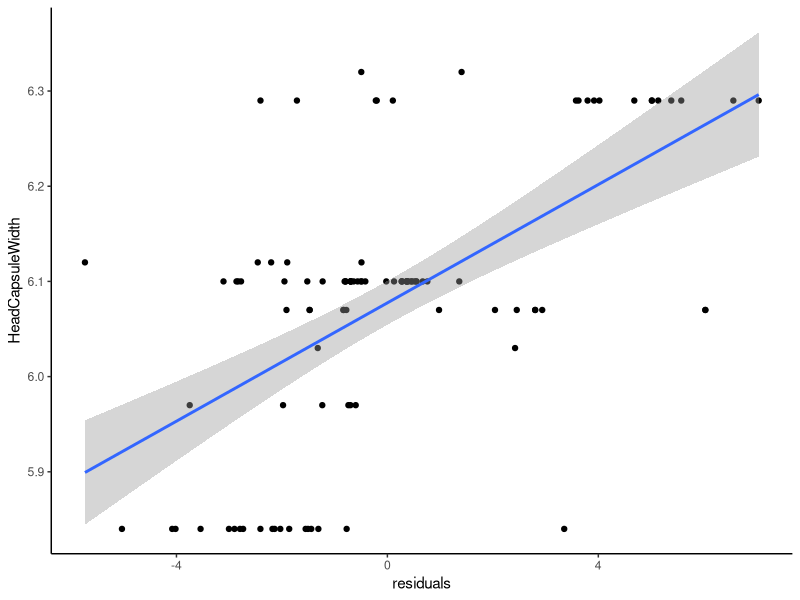
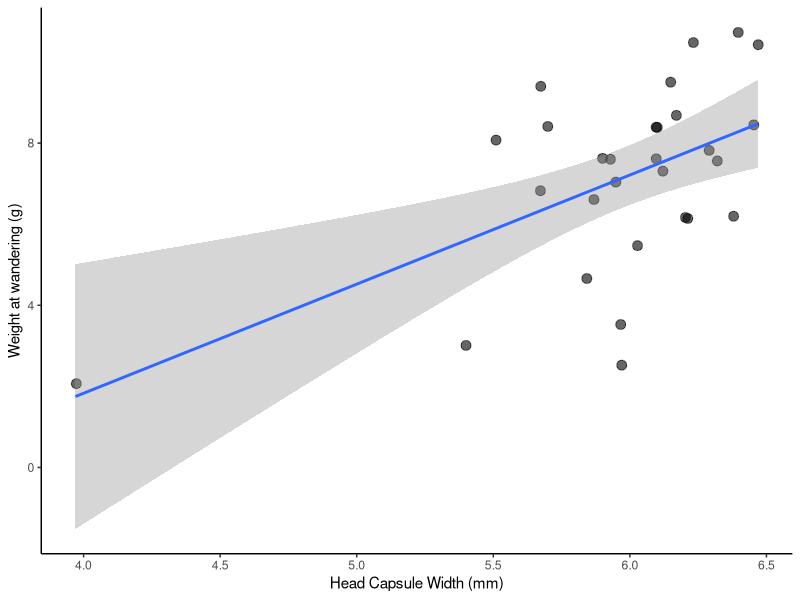
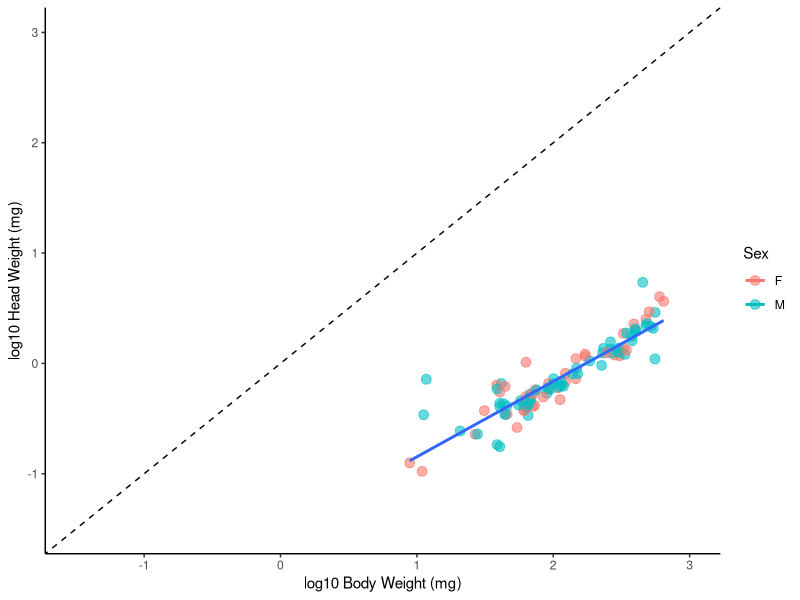
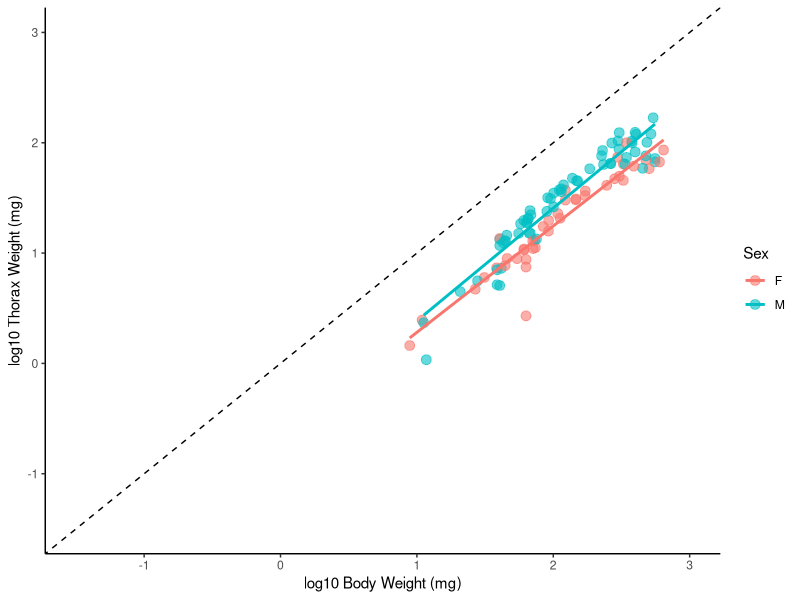
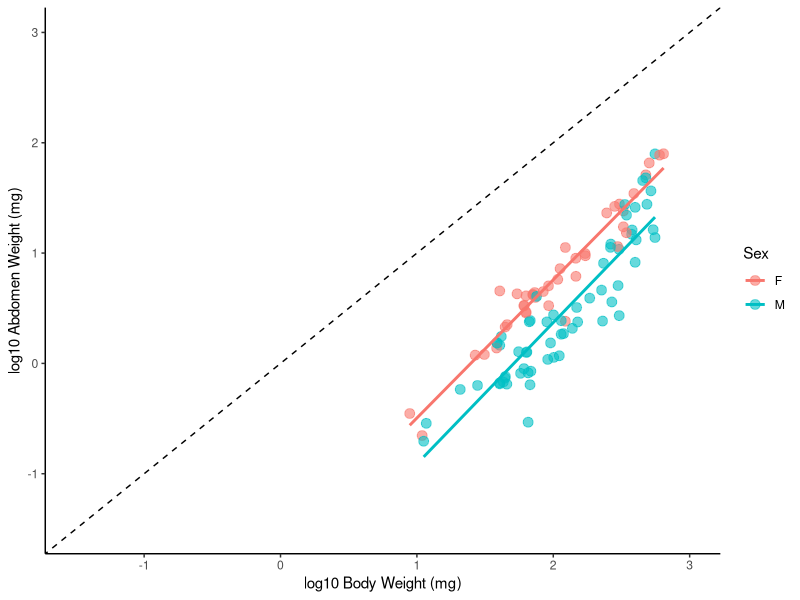
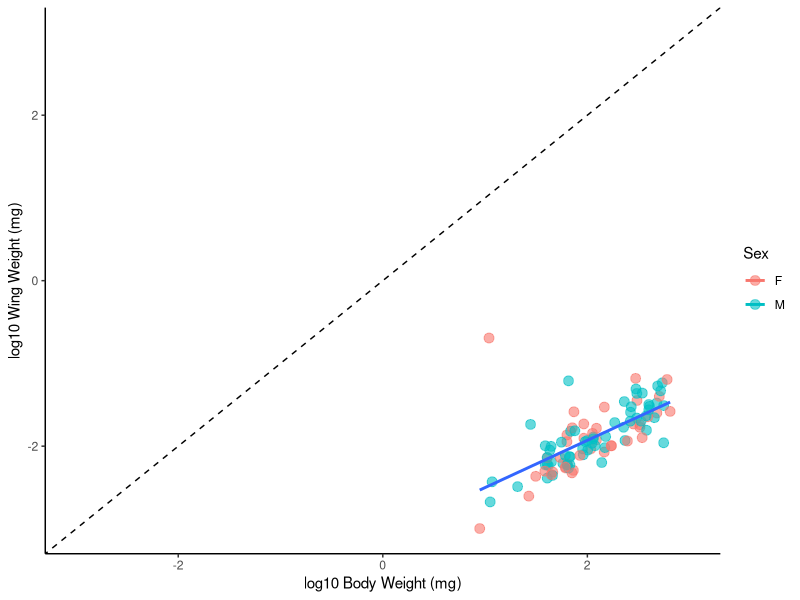
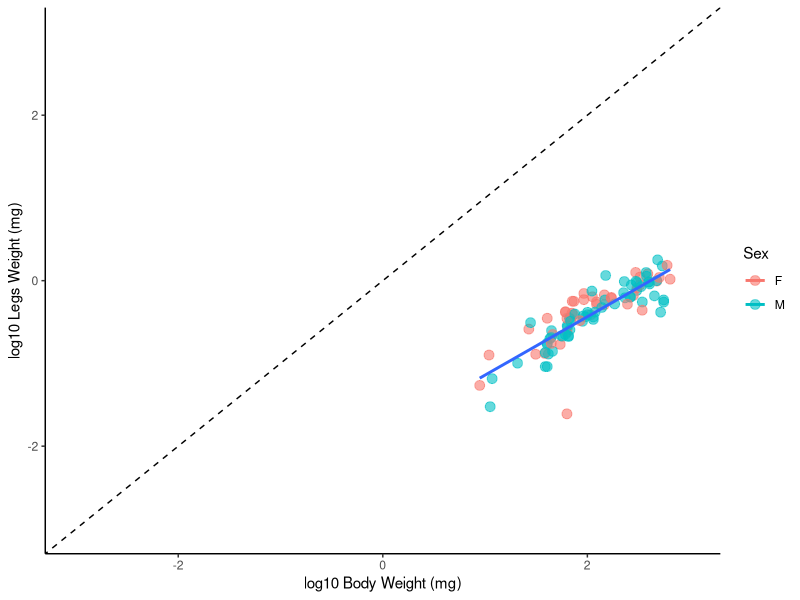
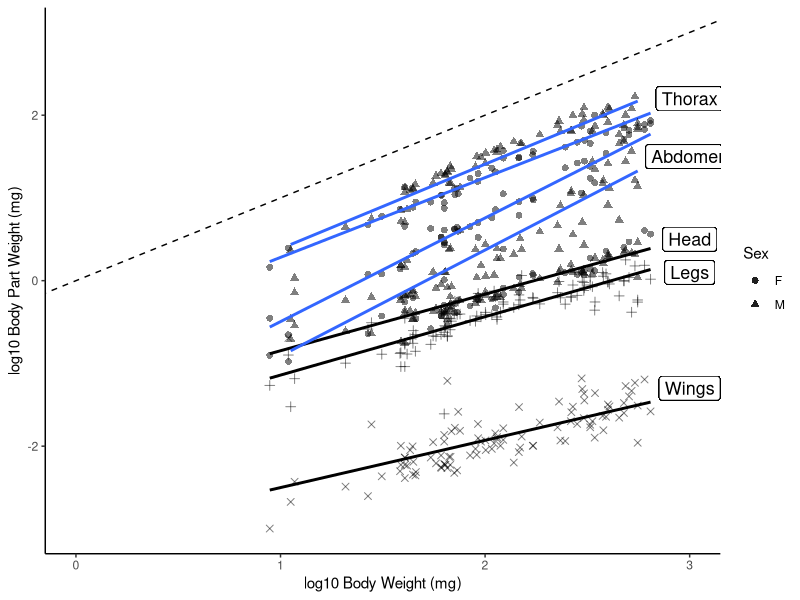

The R source for these figures, in order: (Note: this script raises an error after producing the figures.)
#Tachinid Competitive and Development Project - Data Exploration
#Keaton Wilson
#2018-02-13
#keatonwilson@me.com

#Packages
library(tidyverse)

#Importing the master data file
tach_master = read_csv(file = "Data/TachDataFull.csv")

#Cleaning up a bit
tach_master = tach_master %>%
  select(-SiblingNumber, -NutritionIndex)
tach_master$Sex = factor(tach_master$Sex)

#First steps: 1. Let's get sibling numbers for each group so we can calculate the nutritional index.
siblings = tach_master %>%
  group_by(CaterpillarID) %>%
  summarize(sib_number = max(FlyID))

#left_Join this
tach_master = tach_master %>%
  left_join(siblings)

#Generating a Nutritional Index that is the head capsule width divided by the number of siblings in a cohort
tach_master = tach_master %>%
  mutate(nut_index = HeadCapsuleWidth/sib_number)

#Let's impute NA values. 
library(caret)
#install.packages("VIM")
install.packages("VIM")
library(VIM)


tach_master_impute = as.tibble(kNN(tach_master, variable = colnames(tach_master[8:13]), numFun = "weightedMean"))
tach_master_impute$FlyWeight = as.numeric(tach_master_impute$FlyWeight)



#Exploratory plots!

#Fly weight as a function of sibling number
Fig.1 = ggplot(tach_master_impute, aes(x = sib_number, y = FlyWeight, color = Sex)) +
  geom_jitter(size = 3, alpha = 0.6) +
  theme_classic() +
  geom_smooth(method = "lm", aes(group = 1)) +
  xlab("Cohort Size") +
  ylab("Fly Weight (mg)")

ggsave(Fig.1, file = "./output/Fig.1.pdf", device = "pdf", width = 10, height = 8, units = "in")

#Fly weight as a function of head capsule size
Fig.2 = ggplot(tach_master_impute, aes(x = HeadCapsuleWidth, y = FlyWeight, color = Sex)) +
  geom_jitter(size = 3, alpha = 0.6) +
  theme_classic() +
  geom_smooth(method = "lm", aes(group = 1)) +
  xlab("Host head-capsule width (mm)") +
  ylab("Fly Weight (mg)")

ggsave(Fig.2, file = "./output/Fig.2.pdf", device = "pdf", width = 10, height = 8, units = "in")

#best model seems to be one that includes both, additively.
lm0 = lm(FlyWeight ~ sib_number, data = tach_master_impute)
lm1 = lm(FlyWeight ~ sib_number + HeadCapsuleWidth, data = tach_master_impute)
lm2 = lm(FlyWeight ~ sib_number*HeadCapsuleWidth, data = tach_master_impute)
lm3 = lm(FlyWeight ~ sib_number*HeadCapsuleWidth*Sex, data = tach_master_impute)

summary(lm0)
summary(lm1)
summary(lm2)
summary(lm3)

AIC(lm1)
AIC(lm2)
AIC(lm3)

tach_master_impute %>%
  filter(!is.na(FlyWeight)) %>%
  mutate(residuals = lm0$residuals) %>%
  ggplot(aes(x = residuals, y = HeadCapsuleWidth)) +
    geom_point() +
    geom_smooth(method = "lm") +
    theme_classic()

#Also interesting to note how sex doesn't come into play here... it makes the model worse. Indicating that this relationship isn't
#different among the sexes

#Also need to show that there is a positive correlation between head-capsule width and weight @ wander
#Read in bigger data set

head_cap_wander = read_csv(file = "Data/Parasitized Caterpillar Data.csv")
ggplot(head_cap_wander, aes(x = HeadCapsuleWidth, y = WanderWeight)) +
  geom_jitter(size = 3, alpha = 0.6) +
  theme_classic() +
  geom_smooth(method = "lm") +
  xlab("Head Capsule Width (mm)") +
  ylab("Weight at wandering (g)")

lm_head_cap = lm(WanderWeight ~ HeadCapsuleWidth, data = head_cap_wander)

#Not great - but there are a lot of other variables embedded in that - perhaps it's better to use other examples from the literature.

#Ok, now the fun stuff.

#Head weight versus body weight 
ggplot(tach_master_impute, aes(x = log(FlyWeight), y = log(HeadWeight), color = Sex)) +
  geom_point(size = 3, alpha = 0.6) +
  theme_classic() +
  geom_abline(slope = 1, intercept = 0, lty = 2) +
  coord_cartesian(xlim = c(-1.5, 3), ylim = c(-1.5,3)) +
  geom_smooth(method = "lm", se = FALSE, aes(group = 1)) +
  xlab("log10 Body Weight (mg)") +
  ylab("log10 Head Weight (mg)")
  
#No difference between males and females
lmhvb = lm(log(HeadWeight) ~ log(FlyWeight), data = tach_master_impute)
summary(lmhvb)
confint(lmhvb)
#Let's do a Wald's test to check and see if the slope is sig. diff from 1
library(car)
linearHypothesis(lmhvb, "log(FlyWeight) = 1")

#Slope is significantly less than 1. 


#Thorax versus Body  
ggplot(tach_master_impute, aes(x = log(FlyWeight), y = log(ThoraxWeight), color = Sex)) +
  geom_point(size = 3, alpha = 0.6) +
  theme_classic() +
  geom_abline(slope = 1, intercept = 0, lty = 2) +
  coord_cartesian(xlim = c(-1.5, 3), ylim = c(-1.5,3)) +
  geom_smooth(method = "lm", se = FALSE) +
  xlab("log10 Body Weight (mg)") +
  ylab("log10 Thorax Weight (mg)")

#Differences between males and females
lmtvbvs = lm(log(ThoraxWeight) ~ Sex/log(FlyWeight) -1, data = tach_master_impute)
summary(lmtvbvs)
#Testing differences from a slope of 1
linearHypothesis(lmtvbvs, "SexF:log(FlyWeight) = 1")
linearHypothesis(lmtvbvs, "SexM:log(FlyWeight) = 1")


#Yep, Males are significantly higher, no difference in slope though.

#Abdomen versus Body
ggplot(tach_master_impute, aes(x = log(FlyWeight), y = log(AbWeight), color = Sex)) +
  geom_point(size = 3, alpha = 0.6) +
  theme_classic() +
  geom_abline(slope = 1, intercept = 0, lty = 2) +
  coord_cartesian(xlim = c(-1.5, 3), ylim = c(-1.5,3)) +
  geom_smooth(method = "lm", se = FALSE) +
  xlab("log10 Body Weight (mg)") +
  ylab("log10 Abdomen Weight (mg)")

#Things are reversed. Females are significantly higher, no difference in slopes. 
lmavbvs = lm(log(AbWeight) ~ log(FlyWeight) + Sex, data = tach_master_impute)


#Wings versus Body
ggplot(tach_master_impute, aes(x = log(FlyWeight), y = log(WingWeight), color = Sex)) +
  geom_point(size = 3, alpha = 0.6) +
  theme_classic() +
  geom_abline(slope = 1, intercept = 0, lty = 2) +
  coord_cartesian(xlim = c(-3, 3), ylim = c(-3,3)) +
  geom_smooth(method = "lm", se = FALSE, aes(group = 1)) +
  xlab("log10 Body Weight (mg)") +
  ylab("log10 Wing Weight (mg)")

#No difference between males and females

#Legs versus Body
ggplot(tach_master_impute, aes(x = log(FlyWeight), y = log(as.numeric(LegsWeight)), color = Sex)) +
  geom_point(size = 3, alpha = 0.6) +
  theme_classic() +
  geom_abline(slope = 1, intercept = 0, lty = 2) +
  coord_cartesian(xlim = c(-3, 3), ylim = c(-3,3)) +
  geom_smooth(method = "lm", se = FALSE, aes(group = 1)) +
  xlab("log10 Body Weight (mg)") +
  ylab("log10 Legs Weight (mg)")


#Ok, these are rad, and Goggy will love them, I think. 


#Can we do them all on one plot!?
ggplot(tach_master_impute, aes(x = log(FlyWeight), y = log(HeadWeight), shape = Sex)) +
  geom_point(size = 2, alpha = 0.5) +
  geom_smooth(method = "lm", se = FALSE, aes(group = 1), color = "black") +
  geom_point(aes(x = log(FlyWeight), y = log(ThoraxWeight)), size = 2, alpha = 0.5) +
    geom_smooth(method = "lm", se = FALSE, aes(x = log(FlyWeight), y = log(ThoraxWeight))) +
  geom_point(aes(x = log(FlyWeight), y = log(AbWeight)), size = 2, alpha = 0.5) +
    geom_smooth(method = "lm", se = FALSE, aes(x = log(FlyWeight), y = log(AbWeight))) +
  geom_point(aes(x = log(FlyWeight), y = log(WingWeight)), size = 2, alpha = 0.5, shape = 4) +
    geom_smooth(method = "lm", se = FALSE, color = "black", aes(group = 1, x = log(FlyWeight), y = log(WingWeight))) +
  geom_point(aes(x = log(FlyWeight), y = log(as.numeric(LegsWeight))), size = 2, alpha = 0.5, shape = 3) +
    geom_smooth(method = "lm", se = FALSE, color = "black", aes(group = 1, x = log(FlyWeight), y = log(as.numeric(LegsWeight)))) +
  theme_classic() +
  geom_abline(slope = 1, intercept = 0, lty = 2) +
  coord_cartesian(xlim = c(0, 3), ylim = c(-3,3)) +
  xlab("log10 Body Weight (mg)") +
  ylab("log10 Body Part Weight (mg)") +
  geom_label(show.legend = FALSE, aes(x = 3, y = 2.2, label = "Thorax", size = 10), color = "black") +
  geom_label(show.legend = FALSE, aes(x = 3, y = 1.5, label = "Abdomen", size = 10), color = "black") +
  geom_label(show.legend = FALSE, aes(x = 3, y = 0.5, label = "Head", size = 10), color = "black") +
  geom_label(show.legend = FALSE, aes(x = 3, y = 0.1, label = "Legs", size = 10), color = "black") +
  geom_label(show.legend = FALSE, aes(x = 3, y = -1.3, label = "Wings", size = 10), color = "black")


#Better way to make the plot above - but with changes described by Robbie
tach_master_impute
tach_master_impute_long = tach_master_impute %>%
  select(Sex, FlyWeight:WingIntact) %>%
  gather(key = "organ", value = "organ_weight", -Sex, -FlyWeight, -WingIntact)
tach_master_impute_long$organ = factor(tach_master_impute_long$organ)
tach_master_impute_long$organ_weight = as.numeric(tach_master_impute_long$organ_weight)

#The interesting body parts
Fig.3 = tach_master_impute_long %>%
  filter(organ == "ThoraxWeight" | organ == "AbWeight") %>%
ggplot(aes(x = log(FlyWeight), y = log(organ_weight), shape = Sex, color = organ)) +
  geom_point(size = 2, alpha = 0.5) +
  geom_smooth(method = "lm", aes(lty = Sex)) +
  theme_classic() +
  geom_abline(slope = 1, intercept = 0, lty = 3) +
  coord_cartesian(xlim = c(0.5, 3), ylim = c(-3,3)) +
  scale_color_discrete(guide = FALSE) +
  scale_shape_discrete(labels = c("Female", "Male")) +
  scale_linetype_discrete(guide = FALSE) +
  geom_label(show.legend = FALSE, aes(x = 2.95, y = 2.2, label = "Thorax",
                                      size = 9), color = "black") +
  geom_label(show.legend = FALSE, aes(x = 2.95, y = 1.5, label = "Abdomen",
                                      size = 9), color = "black") +
  ylab("log10 Weight (mg)") +
  xlab("log10 Body Weight (mg)")

ggsave(Fig.3, file = "./output/Fig.3.pdf", device = "pdf", width = 10, height = 8, units = "in")


#The rest
Fig.4 = tach_master_impute_long %>%
  filter(organ %in% c("HeadWeight", "WingWeight", "LegsWeight")) %>%
  ggplot(aes(x = log(FlyWeight), y = log(organ_weight), shape = Sex, color = organ)) +
  geom_point(size = 2, alpha = 0.5) +
  geom_smooth(method = "lm", aes(group = organ)) +
  theme_classic() +
  geom_abline(slope = 1, intercept = 0, lty = 3) +
  coord_cartesian(xlim = c(0.5, 3), ylim = c(-3,3)) +
  scale_color_discrete(guide = FALSE) +
  scale_shape_discrete(labels = c("Female", "Male")) +
  scale_linetype_discrete(guide = FALSE) +
  ylab("log10 Weight (mg)") +
  xlab("log10 Body Weight (mg)") +
  geom_label(show.legend = FALSE, aes(x = 2.95, y = 0.5, label = "Head", 
                                      size = 10), color = "black") +
  geom_label(show.legend = FALSE, aes(x = 2.95, y = 0.1, label = "Legs", 
                                      size = 10), color = "black") +
  geom_label(show.legend = FALSE, aes(x = 2.95, y = -1.4, label = "Wings", 
                                      size = 10), color = "black")
  
ggsave(Fig.4, file = "./output/Fig.4.pdf", device = "pdf", width = 10, height = 8, units = "in")

#Didn't he do relative body part size plotted against size?

Fig.5 = ggplot(tach_master_impute, aes(x = FlyWeight, y = HeadWeight/FlyWeight, color = Sex)) +
  geom_point(size = 3, alpha = 0.6) +
  theme_classic() +
  geom_smooth(method = "glm", formula = y ~ poly(x, 2), aes(group = 1), color = "black") +
  xlab("Fly weight (mg)") +
  ylab("Head weight (mg) / Body weight (mg)")

ggsave(Fig.5, file = "./output/Fig.5.pdf", device = "pdf", width = 10, height = 8, units = "in")


Fig.6 = ggplot(tach_master_impute, aes(x = FlyWeight, y = ThoraxWeight/FlyWeight, color = Sex)) +
  geom_point(size = 3, alpha = 0.6) +
  theme_classic() +
  geom_smooth(method = "glm", formula = y ~ poly(x, 2)) +
  xlab("Fly weight (mg)") +
  ylab("Thorax weight (mg) / Body weight (mg)")

ggsave(Fig.6, file = "./output/Fig.6.pdf", device = "pdf", width = 10, height = 8, units = "in")


Fig.7 = ggplot(tach_master_impute, aes(x = FlyWeight, y = AbWeight/FlyWeight, color = Sex)) +
  geom_point(size = 3, alpha = 0.6) +
  theme_classic() +
  geom_smooth(method = "glm") +
  xlab("Fly weight (mg)") +
  ylab("Abdomen weight (mg) / Body weight (mg)")

ggsave(Fig.7, file = "./output/Fig.7.pdf", device = "pdf", width = 10, height = 8, units = "in")

Fig.8 = ggplot(subset(tach_master_impute, WingWeight < 0.5), aes(x = FlyWeight, y = WingWeight/FlyWeight, color = Sex)) +
  geom_point(size = 3, alpha = 0.6) +
  theme_classic() +
  geom_smooth(method = "glm") +
  xlab("Fly weight (mg)") +
  ylab("Wings weight (mg) / Body weight (mg)")

ggsave(Fig.8, file = "./output/Fig.8.pdf", device = "pdf", width = 10, height = 8, units = "in")

Fig.9 = ggplot(tach_master_impute, aes(x = FlyWeight, y = as.numeric(LegsWeight)/FlyWeight, color = Sex)) +
  geom_point(size = 3, alpha = 0.6) +
  theme_classic() +
  geom_smooth(method = "glm") +
  xlab("Fly weight (mg)") +
  ylab("Legs weight (mg) / Body weight (mg)")

ggsave(Fig.9, file = "./output/Fig.9.pdf", device = "pdf", width = 10, height = 8, units = "in")


#Seems like there might a wing-weight that is fucked up - outlier removed - should probably remove all data where the wing category is False
ggplot((tach_master_impute %>% filter(WingWeight/FlyWeight < 0.1)), aes(x = FlyWeight, y = WingWeight/FlyWeight, color = Sex)) +
  geom_point(size = 3, alpha = 0.6) +
  theme_classic() +
  geom_smooth(method = "glm", aes(group = 1), color = "black")


ggplot(tach_master_impute, aes(x = FlyWeight, y = as.numeric(LegsWeight)/FlyWeight, color = Sex)) +
  geom_point(size = 3, alpha = 0.6) +
  theme_classic() +
  geom_smooth(method = "glm", color = "black", aes(group = 1))



#Using the calorimetry data to compute energy measurements

#install.packages("stringr")
library(stringr)
lm_head_summ
lm_thorax_summ
lm_ab_summ

tach_master_impute_long$organ = str_replace(tach_master_impute_long$organ, "Weight", "")

 tach_master_impute_long = tach_master_impute_long %>%
  mutate(calories = ifelse(organ == "Head", organ_weight*lm_head_summ[[2]],
                           ifelse(organ == "Ab", organ_weight*lm_ab_summ[[2]],
                                  ifelse(organ == "Thorax", organ_weight*lm_thorax_summ[[2]], NA))))
  

ggplot(tach_master_impute_long, aes(x = log(FlyWeight), y = log(calories), color = Sex, pch = organ)) +
  geom_point(size = 3, alpha = 0.6) +
  geom_abline(slope = 1, intercept = 0) +
  geom_smooth(method = "lm", se = FALSE) +
  theme_classic()


tach_master_cal = tach_master %>%
  select(UniqueFlyID, Sex, FlyWeight, HeadWeight, ThoraxWeight, AbWeight) %>%
  mutate(head_cal = (HeadWeight*lm_head_summ[[2]]),
         thorax_cal = ThoraxWeight*lm_thorax_summ[[2]], 
         ab_cal = AbWeight*lm_ab_summ[[2]])



ggplot(tach_master_cal, aes(x = thorax_cal, y = ab_cal, color = Sex)) +
  geom_point(aes(size = as.numeric(FlyWeight))) +
  geom_smooth(method = "lm") +
  theme_classic()

ggplot(tach_master_cal, aes(x = head_cal, y = ab_cal, color = Sex)) +
  geom_point(aes(size = as.numeric(FlyWeight))) +
  geom_smooth(method = "lm", formula = y ~ poly(x, 3)) +
  theme_classic()

ggplot(tach_master_cal, aes(x = head_cal, y = thorax_cal, color = Sex)) +
  geom_point(aes(size = as.numeric(FlyWeight))) +
  geom_smooth(method = "lm", formula = y ~ poly(x, 2)) +
  theme_classic()



ggplot(tach_master_cal, aes(x = FlyWeight, y = HeadCalDens, color = Sex)) +
  geom_point(size = 4, alpha = 0.6, pch = 17) +
  geom_smooth(method = "lm", formula = y ~ poly(x, 2), se = FALSE) +
  geom_point(aes(x = FlyWeight, y = ThoraxCalDens, color = Sex), size = 4, alpha = 0.6, pch = 16) +
    geom_smooth(aes(x = FlyWeight, y = ThoraxCalDens, color = Sex), method = "lm", formula = y ~ poly(x, 2), se = FALSE) +
  geom_point(aes(x = FlyWeight, y = AbCalDens, color = Sex), size = 4, alpha = 0.6, pch = 18) +
    geom_smooth(aes(x = FlyWeight, y = AbCalDens, color = Sex), method = "lm", formula = y ~ poly(x, 2), se = FALSE) +
  theme_classic() +
  xlab("Flight Weight (mg)") +
  ylab("Calorie Density (Calories/mg)")
